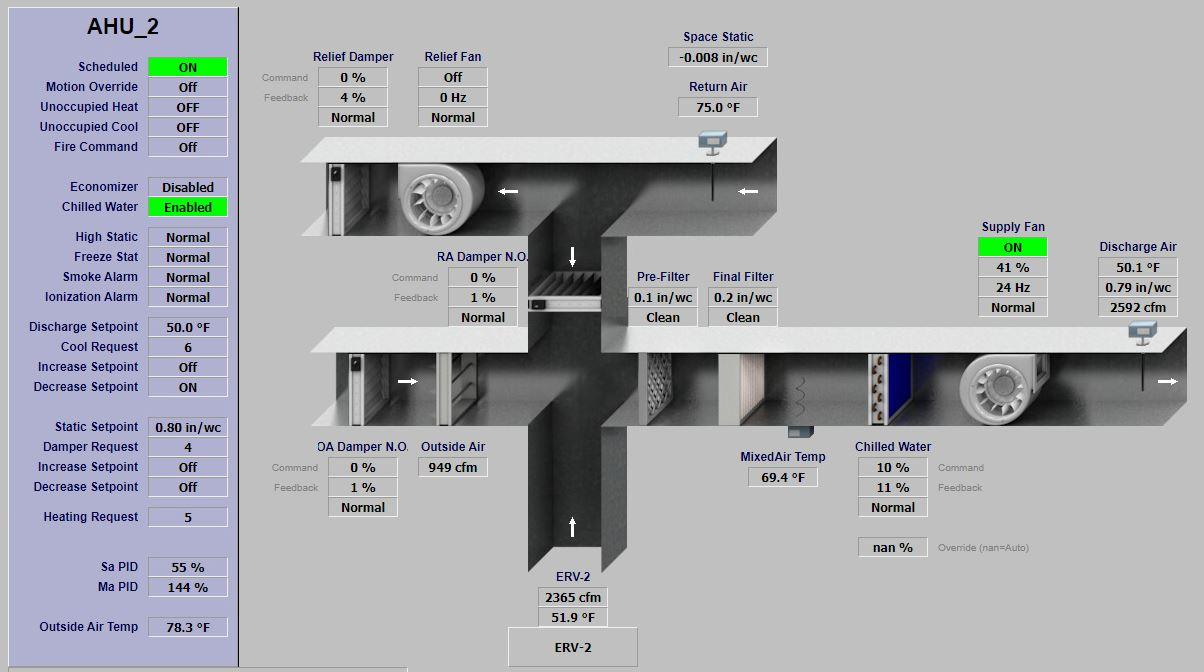
#> input picture data/ahu/ahu.JPG, 1204 x 672 px, found by its file name
$ jupyter execute --allow-errors text_only_analysis.ipynb
#> lines starting #> are read from the running program, lines starting #| are printed output that depends on the picture; after the words box and inside, x2 and y2 are one past the last pixel; in counts of white or black regions, pixels touching at a corner belong together
# Extract Text from Image With Tesseract
This notebook explores the use of computer vision to read screenshots from air handling unit (AHU) building automation system (BAS) interfaces, extracting text data using `tesseract`. It includes experimentation with various CV processing techniques aimed at improving text extraction processes. Additionally, text reordering in `Pandas` is explored to enhance its relevance for a language model (LLM), helping to understand the operational status of the AHU based on extracted data.

pip install pytesseract Pillow opencv-python matplotlib pandas ipython scipy

Tested on Windows inside VS code notebooks. Download latest version of `tesseract` which I installed the prebuilt .exe from here:
* https://github.com/UB-Mannheim/tesseract/wiki

[cell 1]
import matplotlib.pyplot as plt
import cv2


ahu = r'C:\Users\bbartling\Desktop\HVACGraphicsClassifier\data\ahu\ahu.jpg'
ahu_copy_1 = ahu # grayscale and binary thresholding
ahu_copy_2 = ahu # grayscale and binary thresholding and sorting text results with Pandas


# Function to display the image
def display_image(image):
    image_rgb = cv2.cvtColor(image, cv2.COLOR_BGR2RGB)
    plt.figure(figsize=(10, 10))
    plt.imshow(image_rgb)
    plt.title('Image')
    plt.axis('off')
    plt.show()

# Read the image using OpenCV
image = cv2.imread(ahu)
#> image is the input picture: shape (672, 1204, 3); mean B, G, R 175.7, 170.8, 169.4

display_image(image)

# The human engineer or Cx review of how the AHU is operating

The AHU is currently operating in cooling mode with minimal outside air supplied by an energy recovery unit (ERV), maintaining a discharge air temperature setpoint of 50°F and a supply duct static pressure setpoint of 0.8" WC. The supply fan is modulating at 41% speed to achieve 0.79" WC of duct static pressure, with the supply air temperature measured at 50.1°F. Airflow stations indicate 949 CFM of outside air and 2365 CFM at 51.9°F from the ERV, alongside a return air temperature of 75°F. Relief fans are inactive, and a slightly negative space static pressure suggests a possible negative pressure build-up, if accurate. Airflow measurements from the ERV and supply fan indicate minimal to no return air volume, prompting consideration of whether the AHU is designed for the ERV to exclusively handle return air in non-economizer mode. Feedback indicates effective operation without mechanical faults.

Overall, the AHU appears to be performing well. It may be beneficial to implement resets for temperature and duct static pressure setpoints to enhance energy savings. Additionally, the necessity of the 50°F supply temperature setpoint could be evaluated further. Typically, systems are designed with a 55°F temperature setpoint for cooling or dehumidification modes, suggesting that the lower setting may require investigation into potential design overrides or adjustments.

# Ask ChatGPT-4o to analyze computer vision with prompt template
```
The following data is extracted with computer vision from a BAS graphic of a VAV AHU. Please provide feedback to the human building operator in the following format:

The AHU is currently operating in [mode of operation: heating, or cooling] with [details about outside air temperature conditions if applicable to indicate load on the system or building], and maintaining [specific setpoints or operational parameters for supply duct static pressure or temperature]. The supply fan is [operating at % speed command], achieving [achieved duct static pressure], with the supply air temperature measured at [temperature if applicable]. Relief or return air fans are [status if applicable to this type of HVAC system], and [additional details about system operation]. Airflow measurements from [specific components if system has air flow measuring stations] indicate [observations about airflow direction or volume]. Feedback indicates [assessment of system operation, e.g., effectiveness or issues].

Overall, the AHU appears to be [general assessment of performance and detection of faults like broken valves or dampers for energy inefficiency or sensor errors]. It may be beneficial to [recommendation for improvement, e.g., operational adjustments or maintenance]. Additionally, [consideration of specific operational parameters or setpoints] could be evaluated further especially anything related to ventilation requirements for commercial building and energy efficiency.
```

[cell 2]
import pytesseract
from PIL import Image
import numpy as np
from IPython.display import display, HTML

# Specify the path to tesseract.exe
pytesseract.pytesseract.tesseract_cmd = r'C:\Users\bbartling\AppData\Local\Programs\Tesseract-OCR\tesseract.exe'

[cell 3]
# Function to extract text from an image
def image_to_text(image_path):
    image = cv2.imread(image_path)
    text = pytesseract.image_to_string(image)
    return text

# Extract text from the image
#> (the rest of this cell did not finish here and is left out)

# Chat GPT 4o response:

The AHU is currently operating in cooling mode with an outside air temperature of 50.0 °F, indicating that there may be a lower load on the system due to cooler external conditions. The system is maintaining a discharge air temperature setpoint of 50.1 °F and a static pressure setpoint of 0.80 in/wg.

The supply fan is operating at 41% speed command, achieving a duct static pressure of 0.79 in/wg, with the supply air temperature measured at 50.1 °F. The relief or return air fans are operating normally with a static pressure of 0.008 in/wg and a return air temperature of 75.0 °F. The airflow measurements from the system indicate a supply airflow of 2592 cfm, with outside air dampers at 0% and chilled water flow at 10%.

Feedback indicates that the AHU appears to be operating effectively, but there are a few observations and recommendations:

1. **Airflow and Temperature Consistency**: The mixed air temperature is 69.4 °F, and the return air temperature is 75.0 °F. There is a significant difference between these temperatures, suggesting potential inefficiencies or areas for investigation in the mixing process.

2. **Damper Position**: The outside air damper is at 0%, which is appropriate given the low outside air temperature. However, this should be periodically checked to ensure proper operation and modulation.

3. **Fan Speeds and Static Pressure**: The supply fan is at 41% speed while maintaining the desired static pressure. This suggests the system is operating efficiently, but it is always beneficial to periodically review the static pressure setpoint and fan speed to ensure optimal energy use.

Overall, the AHU appears to be performing well without immediate signs of faults like broken valves or dampers. It may be beneficial to periodically check the mixing process and damper operations to ensure energy efficiency and optimal performance. Additionally, evaluating ventilation requirements and ensuring that the system meets commercial building standards for air quality and energy efficiency is advisable.

# Further CV preproccessing

Mild Preprocessing Approach
* Grayscale Conversion: Convert the image to grayscale to reduce complexity.
* Mild Resizing: Upscale the image slightly to help with small text.
* Simple Thresholding: Apply binary thresholding to make the text stand out without excessive blurring.

[cell 4]
# Function to preprocess the image
def preprocess_image(image_path):
    image = cv2.imread(image_path)
    # Mild upscaling of the image
    scale_percent = 150  # percent of original size
    width = int(image.shape[1] * scale_percent / 100)
    height = int(image.shape[0] * scale_percent / 100)
    dim = (width, height)
    resized = cv2.resize(image, dim, interpolation=cv2.INTER_LINEAR)

    # Convert to grayscale
    gray = cv2.cvtColor(resized, cv2.COLOR_BGR2GRAY)
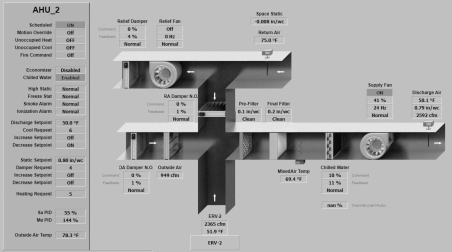
#> gray: shape (1008, 1806) (shown at 1/4 size); min 0, max 255, mean 170.8

    # Apply binary thresholding
    _, thresh = cv2.threshold(gray, 150, 255, cv2.THRESH_BINARY + cv2.THRESH_OTSU)
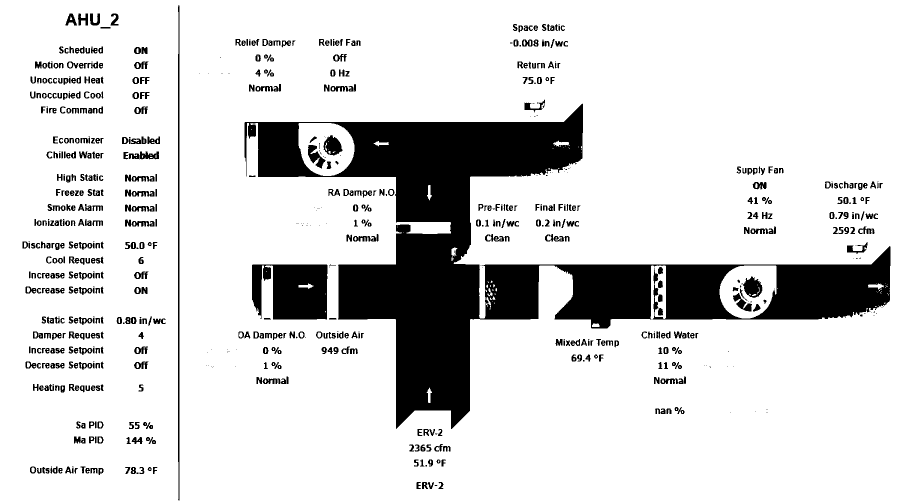
#> thresh: shape (1008, 1806) (shown at 1/2 size); 84.4% white; 776 black regions (155 under 20 px), largest, box (x1, y1, x2, y2) and area: (489, 207, 1781, 858) 212542, (504, 529, 655, 639) 13891, (356, 10, 359, 1001) 2809

    return thresh


# Preprocess and display the image
preprocessed_image = preprocess_image(ahu_copy_1)
display_image(preprocessed_image)

# Extract text from the image
#> (the rest of this cell did not finish here and is left out)

# Chat GPT 4o response:

The AHU is currently operating in cooling mode with an outside air temperature of 50.0°F, indicating that the load on the system is relatively low. The unit is maintaining a supply duct static pressure setpoint of 0.80 in/wc. The supply fan is operating at 41% speed command, achieving a duct static pressure of 0.79 in/wc, with the supply air temperature measured at 50.1°F.

Relief or return air fans are operating normally, with the relief damper at 4% open and the return air at 2592 cfm. Airflow measurements from the outside air damper indicate 949 cfm, and from the mixed air damper, 2365 cfm, showing normal operation.

Feedback indicates that the system is operating effectively, with all key components functioning as expected. The outside air damper is at 0% open, the chilled water valve is at 10%, and the mixed air temperature is 69.4°F.

Overall, the AHU appears to be performing well, with no detected faults such as broken valves or dampers causing energy inefficiency or sensor errors. It may be beneficial to monitor the chilled water valve's percentage to ensure optimal cooling efficiency. Additionally, evaluating the static setpoint for potential adjustments could further improve system performance.

AHU_:
- Scheduled: Off
- Motion Override: Off
- Unoccupied Heat: Off
- Unoccupied Cool: Off
- Fire Command: Disabled
- Economizer: Normal
- Chilled Water: Normal
- High Static: Normal
- Freeze Stat: Normal
- Smoke Alarm: Normal
- Ionization Alarm: Normal
- Discharge Setpoint: 50.0°F
- Cool Request: 55%
- Static Setpoint: 0.80 in/wc
- Heating Request: Off
- Outside Air Temp: 50.0°F
- Supply Fan: 41% speed, 50.1°F, 0.79 in/wc, 2592 cfm
- Relief Damper: 4%
- Return Air: Normal
- Final Filter: 0.2 in/wc (Clean)
- Outside Air Damper: 0%
- Mixed Air Temp: 69.4°F, 2365 cfm

# See if we can get better results by organizing the text data by coordinates recorded during the CV processes

 Tesseract OCR and OpenCV to extract text from an HVAC Building Automation System (BAS) graphic, annotate the detected text, and display the results. The process involves the following steps:

1. **Image Preprocessing**:
   - The image is read and resized to enhance the text detection process.
   - It is then converted to grayscale and binary thresholding is applied to highlight the text.

2. **Text and Coordinate Extraction**:
   - Tesseract OCR is used to extract text and their corresponding coordinates (bounding boxes) from the preprocessed image.
   - The extracted text data includes confidence scores, which are filtered to retain high-confidence results.

3. **Displaying Annotated Image**:
   - The image is annotated with rectangles and text labels indicating the position and content of the detected text.
   - This annotated image is displayed for visual verification.

4. **Displaying Thresholded Image**:
   - The thresholded image used for text detection is displayed to understand the preprocessing effect.

5. **Structured Display of Extracted Text**:
   - The extracted text along with their coordinates is displayed in a scrollable HTML format for easy review.
   - The text data is sorted by coordinates to help identify related components (e.g., sensor names and their values) and presented in a pandas DataFrame for clear and organized analysis.

6. Try optimize the sorting of the pandas DataFrame to reflect how the data appears on the BAS graphic
   - The group_text_elements function groups text elements that are close together vertically, within a specified threshold.
   - The sort_within_groups function sorts the text elements within each group by their x and y coordinates. This method should help in organizing the text elements to better reflect their layout on the BAS graphic. You can adjust the threshold value in group_text_elements to fine-tune the grouping based on your specific needs.

[cell 5]
import pandas as pd

# Function to preprocess the image
def preprocess_image(image_path):
    image = cv2.imread(image_path)
    # Convert to grayscale
    gray = cv2.cvtColor(image, cv2.COLOR_BGR2GRAY)
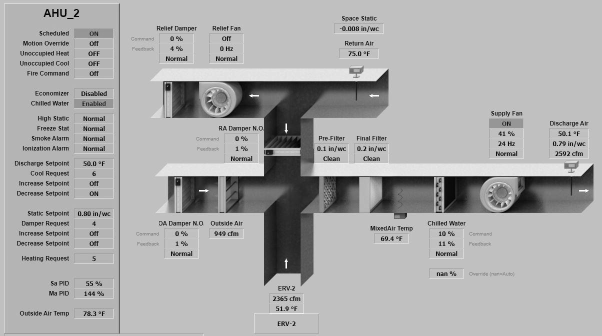
#> gray: shape (672, 1204) (shown at 1/2 size); min 0, max 255, mean 170.9
    # Apply binary thresholding
    _, thresh = cv2.threshold(gray, 150, 255, cv2.THRESH_BINARY + cv2.THRESH_OTSU)
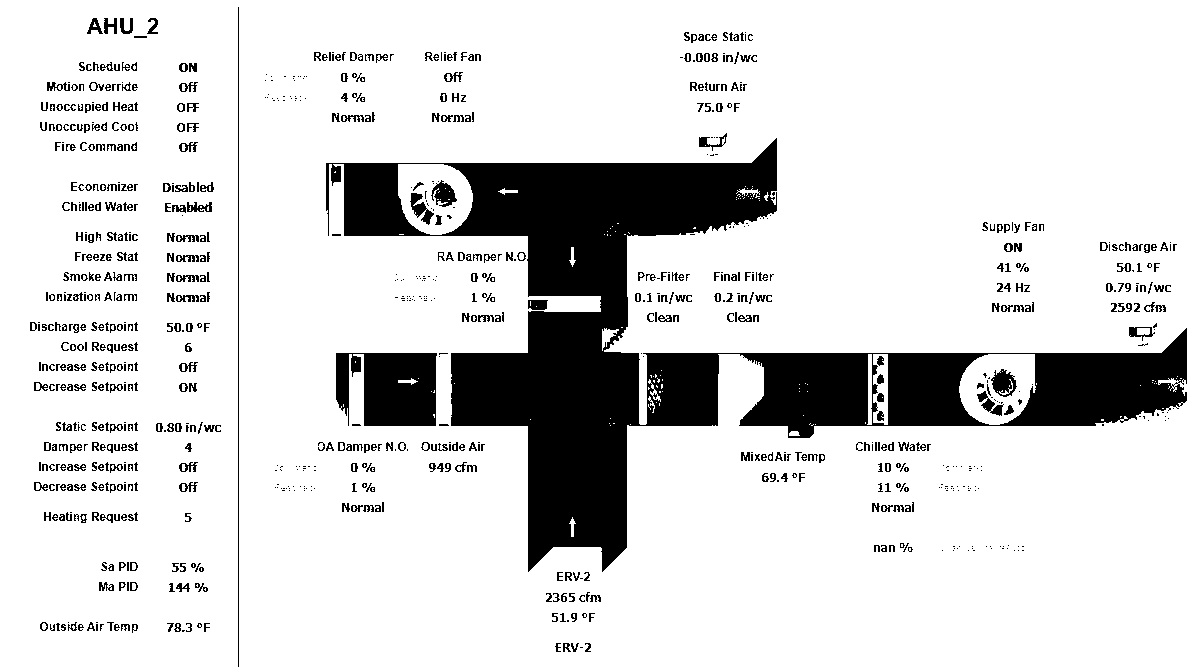
#> thresh: shape (672, 1204); 85% white; 916 black regions (407 under 20 px), largest, box (x1, y1, x2, y2) and area: (326, 138, 1187, 572) 93030, (336, 353, 437, 426) 6087, (238, 7, 239, 667) 660
    return thresh, image

# Function to extract text and coordinates from an image
def image_to_text_with_coordinates(image_path):
    preprocessed_image, original_image = preprocess_image(image_path)
    data = pytesseract.image_to_data(preprocessed_image, output_type=pytesseract.Output.DICT)
    text_with_coords = []
    n_boxes = len(data['text'])

    for i in range(n_boxes):
        if int(data['conf'][i]) > 0:  # Filter out low-confidence results
            text = data['text'][i]
            x, y, w, h = data['left'][i], data['top'][i], data['width'][i], data['height'][i]
            text_with_coords.append((text, (x, y, w, h)))

    return text_with_coords, original_image, preprocessed_image

# Function to display the image with annotated text
# [41 lines left out: functions display_image_with_annotations, display_thresholded_image, group_text_elements, sort_within_groups, not called in this run]

# Function to form a sentence from text elements
def form_sentence_from_text(text_with_coords):
    sentence = " ".join([text for text, _ in text_with_coords])
    return sentence

#> (the rest of this cell did not finish here and is left out)

$ run again, with data/ahu/erv.JPG copied over data/ahu/ahu.JPG
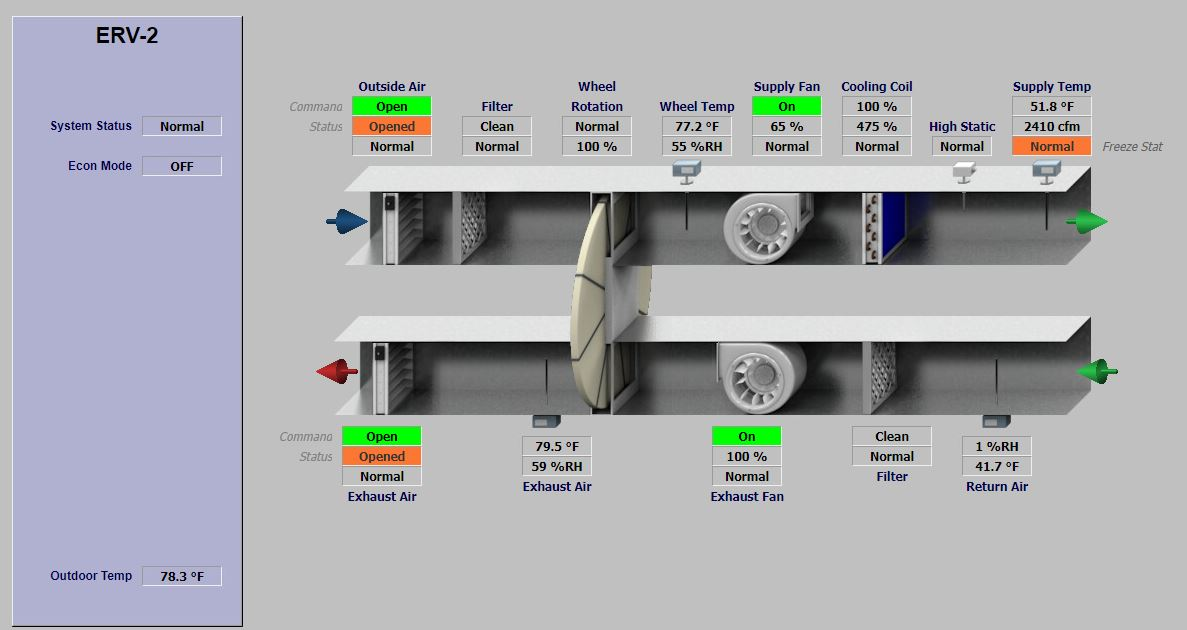
#> input picture data/ahu/erv.JPG, 1187 x 630 px, found by its file name
#> image is the input picture: shape (630, 1187, 3); mean B, G, R 176.9, 173, 171.6
#> in preprocess_image, `_, thresh = cv2.threshold(gray, 150, 255, cv2.THRESH_BINARY + cv2.THRE..`:
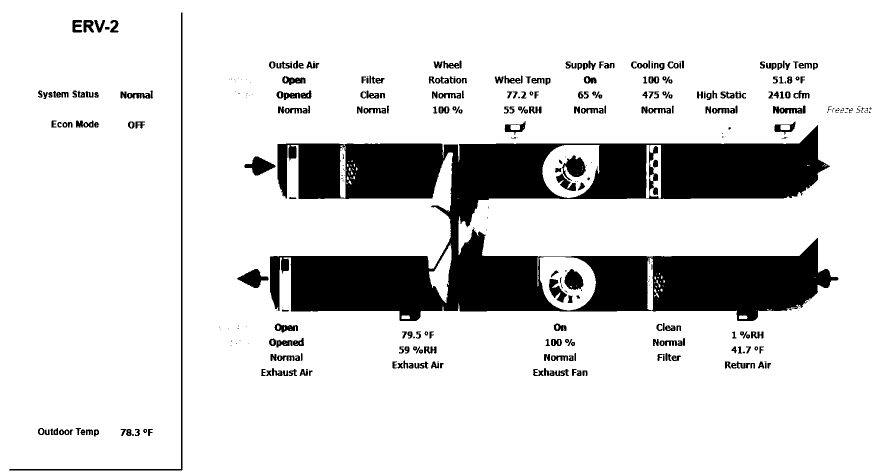
#> thresh: shape (945, 1780) (shown at 1/2 size); 84.9% white; 380 black regions (101 under 20 px), largest, box (x1, y1, x2, y2) and area: (540, 250, 1677, 642) 212936, (18, 24, 365, 941) 3777, (1124, 311, 1172, 362) 1349
#> in preprocess_image, `_, thresh = cv2.threshold(gray, 150, 255, cv2.THRESH_BINARY + cv2.THRE..`:
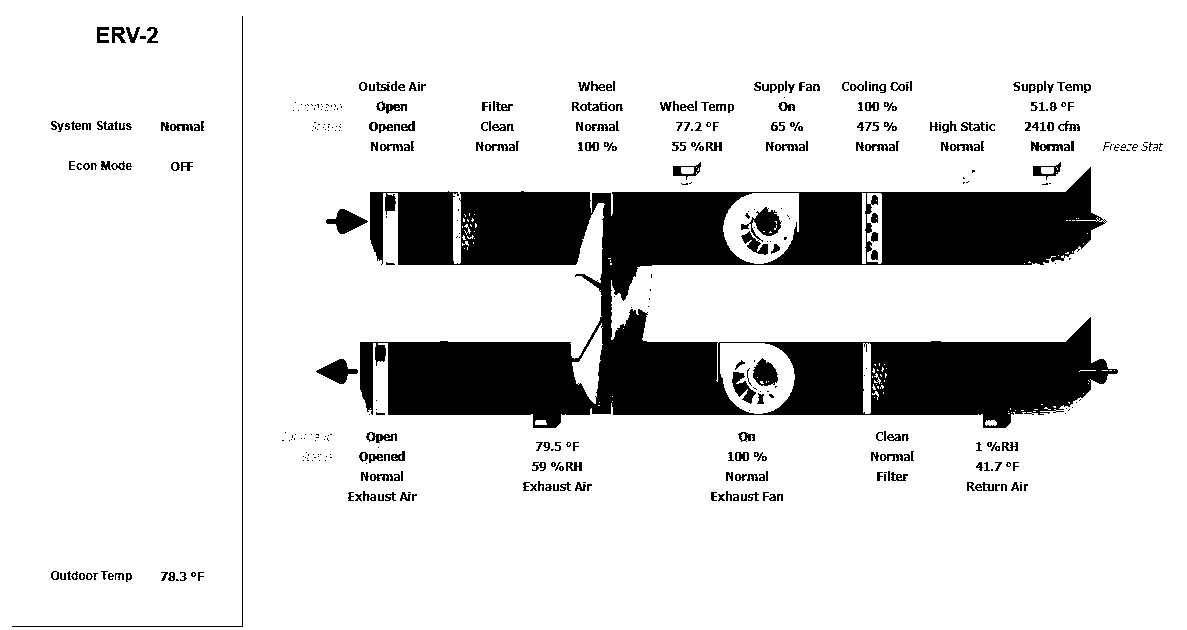
#> thresh: shape (630, 1187); 85.5% white; 449 black regions (196 under 20 px), largest, box (x1, y1, x2, y2) and area: (360, 167, 1118, 428) 93129, (741, 207, 782, 255) 876, (12, 16, 243, 627) 841
